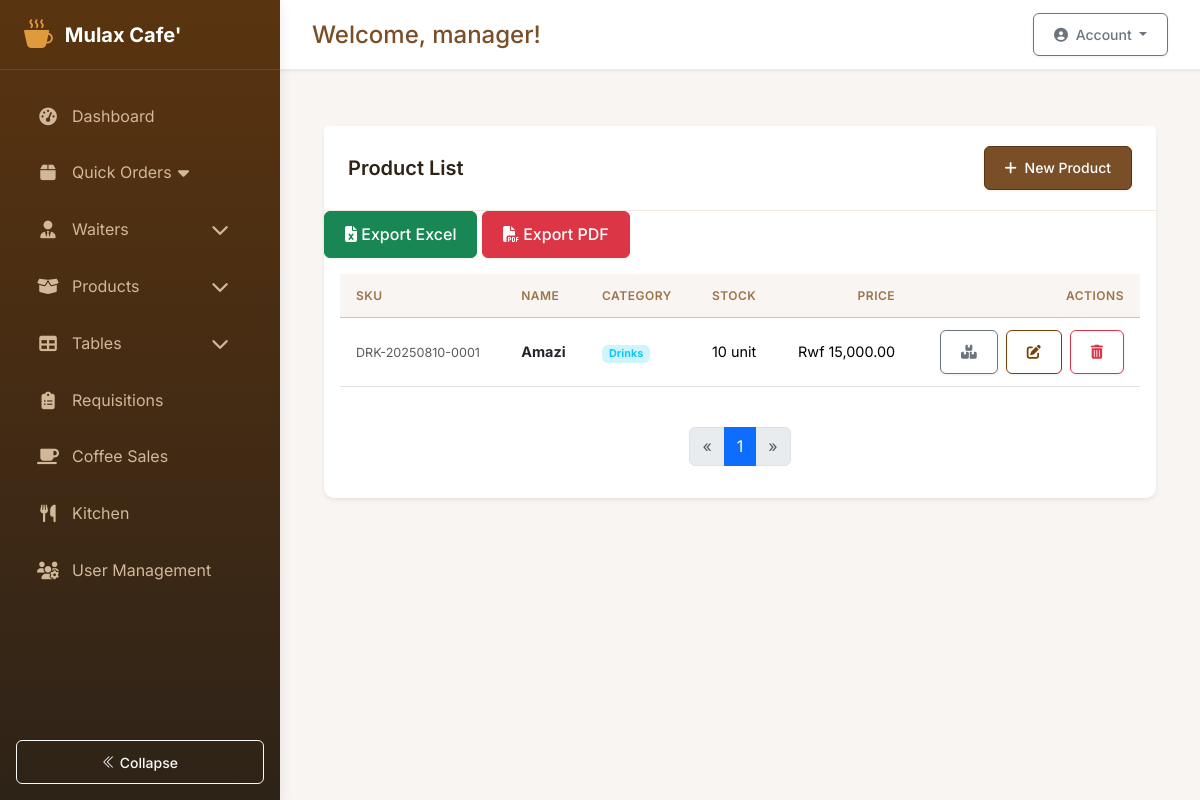
/products/ (signed in), run on an earlier commit of the app's database.
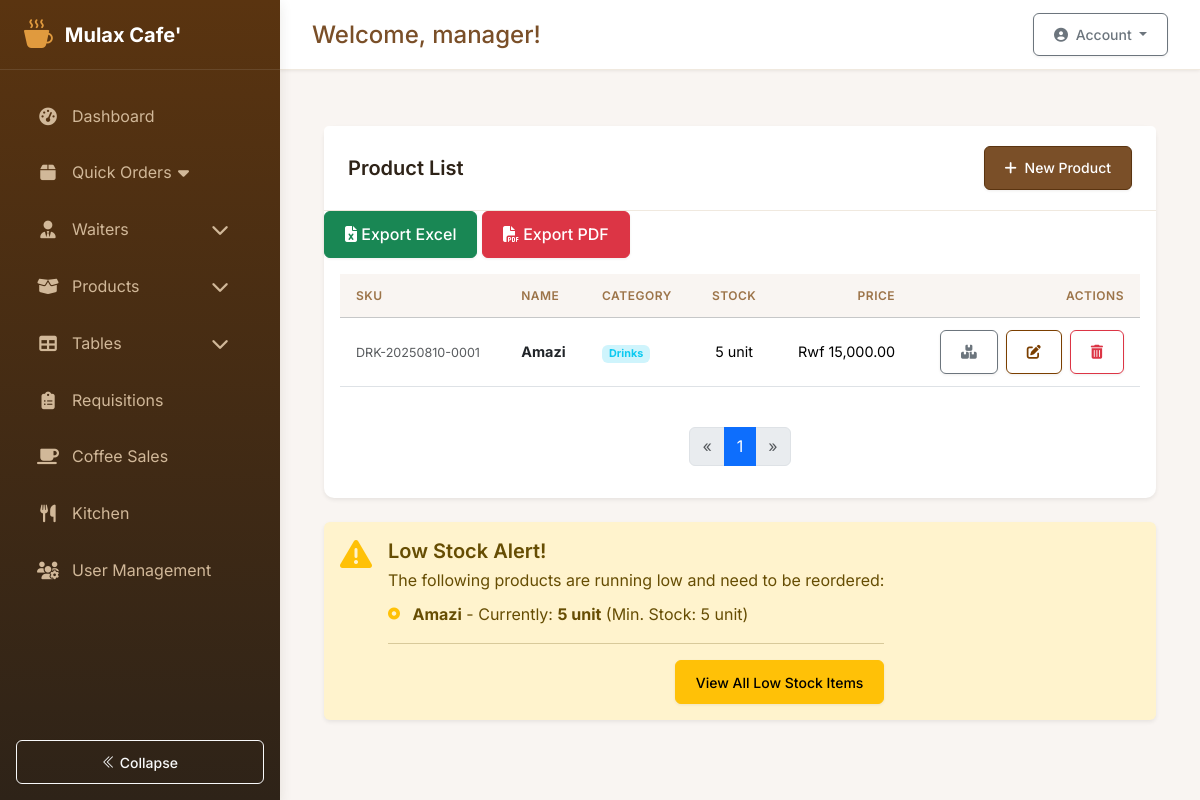
And on a later commit of the database.
### app/models.py (models this page shows, shortened)
class Product(db.Model):
    __tablename__ = 'products'
    id = db.Column(db.Integer, primary_key=True)
    sku = db.Column(db.String(20), unique=True, nullable=False)
    name = db.Column(db.String(100), nullable=False)
    brand = db.Column(db.String(100))
    description = db.Column(db.Text)
    category = db.Column(db.String(50), nullable=False)
    unit = db.Column(db.String(20), nullable=False)
    current_stock = db.Column(db.Float, default=0)
    unit_price = db.Column(db.Float, default=0)
    cost_price = db.Column(db.Float)
    supplier = db.Column(db.String(100))
    remarks = db.Column(db.String(200))
    tax_rate = db.Column(db.Float, nullable=True)
    reorder_qty = db.Column(db.Float, default=0)
    last_updated = db.Column(db.DateTime, default=datetime.utcnow, onupdate=datetime.utcnow)
    min_stock = db.Column(db.Float, default=5.0)
    stock_movements = db.relationship(
        'StockMovement',
        back_populates='product',
        cascade='all, delete-orphan'
    )
    requisitions = db.relationship('Requisition', back_populates='product')
    coffee_sales = db.relationship('CoffeeSale', back_populates='product')
    order_items = db.relationship('OrderItem', back_populates='product')

### app/routes/product.py (the view)
@bp.route('/')
@login_required
def list_products():
    notified_count = check_low_stock_products()
    if notified_count > 0:
        flash(f'Low stock alerts sent for {notified_count} products', 'warning')
    page = request.args.get('page', 1, type=int)
    per_page = 20
    products = Product.query.order_by(Product.name).paginate(page=page, per_page=per_page)
    low_stock_products = Product.query.filter(
        Product.current_stock <= Product.min_stock
    ).order_by(Product.name).all()
    return render_template('product/list.html', products=products, low_stock_products=low_stock_products)

### app/__init__.py (called while the page is built)
def format_currency(value):
    if value is None:
        return ""
    try:
        return "Rwf {:,.2f}".format(float(value))
    except (ValueError, TypeError):
        return value

### app/models.py (called while the page is built)
    def is_system_control(self):
        return self.role == 'system_control' or self.is_admin

    def is_manager(self):
        return self.role == 'manager' or self.is_admin

    def is_employee(self):
        return self.role == 'employee'

    def get_current_shift(self):
        if self.is_admin or self.is_system_control():
            return None  # Admins can see all shifts
        return self.current_shift

### app/templates/product/list.html (shortened to what the changed rows need)
{% extends "base.html" %}
{% block content %}
<div class="container-fluid py-4">
    <div class="card shadow-sm">
        <div class="card-body">
            <div class="table-responsive">
                <table class="table table-hover align-middle">
                    <thead class="table-light">
                        <tr>
                            <th>SKU</th>
                            <th>Name</th>
                            <th>Category</th>
                            <th class="text-center">Stock</th>
                            <th class="text-end">Price</th>
                            <th class="text-end">Actions</th>
                        </tr>
                    </thead>
                    <tbody>
                        {% if products.items %}
                            {% for product in products.items %}
                            <tr class="{% if product.current_stock < product.min_stock %}table-warning{% endif %}">
                                <td><small class="text-muted">{{ product.sku }}</small></td>
                                <td>
                                    <a href="{{ url_for('product.view_product', product_id=product.id) }}" class="text-decoration-none text-dark fw-bold">
                                        {{ product.name }}
                                    </a>
                                </td>
                                <td><span class="badge bg-info-subtle text-info">{{ product.category|title }}</span></td>
                                <td class="text-center">
                                    {{ product.current_stock | int if product.current_stock is not none else 0 }} {{ product.unit }}
                                </td>
                                <td class="text-end">{{ product.unit_price|format_currency }}</td>
                                <td class="text-end text-nowrap">
                                    <a href="{{ url_for('product.view_product', product_id=product.id) }}"
                                       class="btn btn-sm btn-outline-secondary me-1"
                                       data-bs-toggle="tooltip" title="View Details & Manage Stock">
                                        <i class="fas fa-boxes"></i>
                                    </a>
                                    {% if current_user.is_manager() %}
                                    <a href="{{ url_for('product.edit_product', product_id=product.id) }}"
                                       class="btn btn-sm btn-outline-primary me-1"
                                       data-bs-toggle="tooltip" title="Edit Product">
                                        <i class="fas fa-edit"></i>
                                    </a>
                                    <button type="button" class="btn btn-sm btn-outline-danger"
                                            data-bs-toggle="modal" data-bs-target="#deleteProductModal-{{ product.id }}"
                                            title="Delete Product">
                                        <i class="fas fa-trash-alt"></i>
                                    </button>
                                    {% endif %}
                                </td>
                            </tr>
                            {% endfor %}
                        {% endif %}
                    </tbody>
                </table>
            </div>
            <nav aria-label="Product list navigation">
                <ul class="pagination justify-content-center mt-4">
                    {% for p in products.iter_pages() %}
                        {% if p %}
                            <li class="page-item {% if p == products.page %}active{% endif %}">
                                <a class="page-link" href="{{ url_for('product.list_products', page=p) }}">{{ p }}</a>
                            </li>
                        {% else %}
                            <li class="page-item disabled"><a class="page-link" href="#">...</a></li>
                        {% endif %}
                    {% endfor %}
                </ul>
            </nav>
        </div>
    </div>
    {% if low_stock_products %}
    <div class="alert alert-warning mt-4 shadow-sm" role="alert">
        <div class="d-flex align-items-start">
            <i class="fas fa-exclamation-triangle fa-2x me-3 text-warning"></i>
            <div>
                <h5 class="alert-heading mb-1">Low Stock Alert!</h5>
                <p class="mb-2">The following products are running low and need to be reordered:</p>
                <ul class="list-unstyled mb-0">
                    {% for product in low_stock_products %}
                    <li>
                        <i class="fas fa-dot-circle fa-xs me-2 text-warning"></i>
                        <strong><a href="{{ url_for('product.view_product', product_id=product.id) }}" class="alert-link">{{ product.name }}</a></strong> -
                        Currently: <span class="fw-bold">{{ product.current_stock | int if product.current_stock is not none else 0 }} {{ product.unit }}</span>
                        (Min. Stock: {{ product.min_stock | int if product.min_stock is not none else 0 }} {{ product.unit }})
                    </li>
                    {% endfor %}
                </ul>
                <hr>
                <p class="mb-0 text-end">
                    <a href="{{ url_for('product.list_products') }}" class="btn btn-sm btn-warning">View All Low Stock Items</a>
                </p>
            </div>
        </div>
    </div>
    {% endif %}
</div>
{% endblock %}

What changed in the data, as far as the page shows it:
now on one of the page's lists (row edited): Product: name "Amazi", current_stock "5", unit "unit", min_stock "5"
changed Product "Amazi": current_stock "10" → "5"
Also different on the page:
text now shown: "Low Stock Alert! The following products are running low and need to be reordered: View All Low Stock Items"
